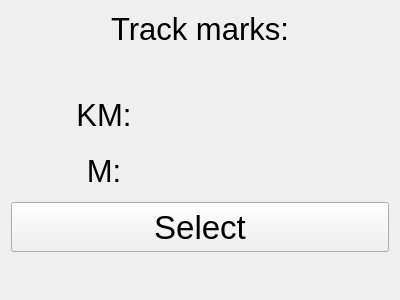
<?xml version="1.0" encoding="UTF-8"?>
<ui version="4.0">
 <class>TrackMarksMetric1KM</class>
 <widget class="QWidget" name="TrackMarksMetric1KM">
  <property name="geometry">
   <rect>
    <x>0</x>
    <y>0</y>
    <width>400</width>
    <height>300</height>
   </rect>
  </property>
  <property name="windowTitle">
   <string>Form</string>
  </property>
  <layout class="QVBoxLayout" name="verticalLayout">
   <item>
    <widget class="QLabel" name="label_3">
     <property name="font">
      <font>
       <pointsize>23</pointsize>
      </font>
     </property>
     <property name="text">
      <string>Track marks:</string>
     </property>
     <property name="alignment">
      <set>Qt::AlignCenter</set>
     </property>
    </widget>
   </item>
   <item>
    <spacer name="verticalSpacer_2">
     <property name="orientation">
      <enum>Qt::Vertical</enum>
     </property>
     <property name="sizeHint" stdset="0">
      <size>
       <width>20</width>
       <height>40</height>
      </size>
     </property>
    </spacer>
   </item>
   <item>
    <layout class="QHBoxLayout" name="horizontalLayout">
     <item>
      <widget class="QLabel" name="label">
       <property name="font">
        <font>
         <pointsize>23</pointsize>
        </font>
       </property>
       <property name="text">
        <string>KM:</string>
       </property>
       <property name="alignment">
        <set>Qt::AlignCenter</set>
       </property>
      </widget>
     </item>
     <item>
      <widget class="SpinBoxNumber" name="kmSpinBox" native="true">
       <property name="minimumSize">
        <size>
         <width>0</width>
         <height>50</height>
        </size>
       </property>
       <property name="font">
        <font>
         <pointsize>23</pointsize>
        </font>
       </property>
      </widget>
     </item>
    </layout>
   </item>
   <item>
    <layout class="QHBoxLayout" name="horizontalLayout_2">
     <item>
      <widget class="QLabel" name="label_2">
       <property name="font">
        <font>
         <pointsize>23</pointsize>
        </font>
       </property>
       <property name="text">
        <string>M:</string>
       </property>
       <property name="alignment">
        <set>Qt::AlignCenter</set>
       </property>
      </widget>
     </item>
     <item>
      <widget class="SpinBoxNumber" name="mSpinBox" native="true">
       <property name="minimumSize">
        <size>
         <width>0</width>
         <height>50</height>
        </size>
       </property>
       <property name="font">
        <font>
         <pointsize>23</pointsize>
        </font>
       </property>
      </widget>
     </item>
    </layout>
   </item>
   <item>
    <widget class="QPushButton" name="selectButton">
     <property name="minimumSize">
      <size>
       <width>0</width>
       <height>50</height>
      </size>
     </property>
     <property name="font">
      <font>
       <pointsize>25</pointsize>
      </font>
     </property>
     <property name="text">
      <string>Select</string>
     </property>
    </widget>
   </item>
   <item>
    <spacer name="verticalSpacer">
     <property name="orientation">
      <enum>Qt::Vertical</enum>
     </property>
     <property name="sizeHint" stdset="0">
      <size>
       <width>20</width>
       <height>40</height>
      </size>
     </property>
    </spacer>
   </item>
  </layout>
 </widget>
 <customwidgets>
  <customwidget>
   <class>SpinBoxNumber</class>
   <extends>QWidget</extends>
   <header>spinboxnumber.h</header>
   <container>1</container>
  </customwidget>
 </customwidgets>
 <resources/>
 <connections/>
</ui>
